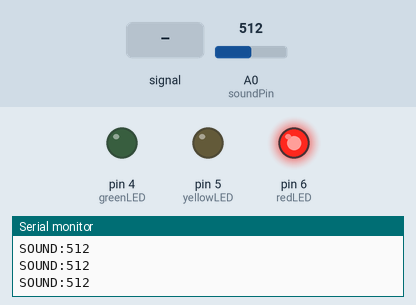
This sketch was run on a simulated Arduino Uno, built with avr-gcc and run on an emulated ATmega328P. Shown: output pins drawn as LEDs (lit = HIGH), the last lines printed to the serial monitor. Inputs (shaded band) come from the test bench; at power-on: A0 (soundPin) = 512.

Above: at 1.2 s.
1.3 s: A0 (soundPin) fed a 200 Hz sine of ±460 counts around its level
At 2.2 s:
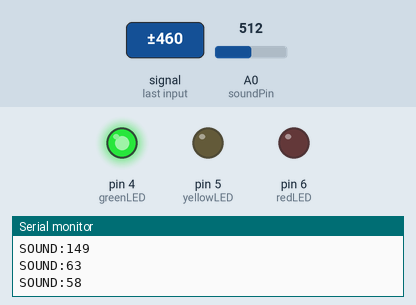
3.9 s: A0 (soundPin) set to 200
At 4.8 s:
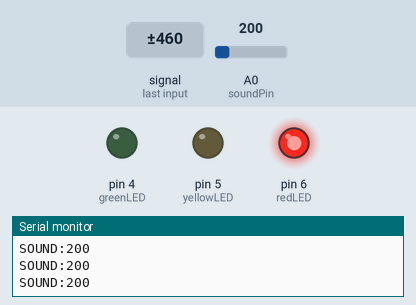
5.4 s: A0 (soundPin) set to 189
At 5.7 s:
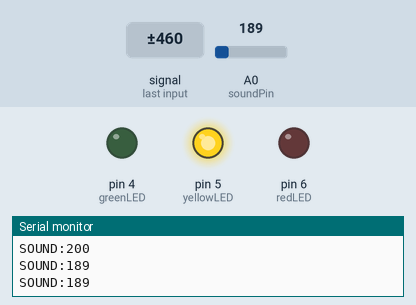
6.9 s: A0 (soundPin) set to 122
At 8.2 s:
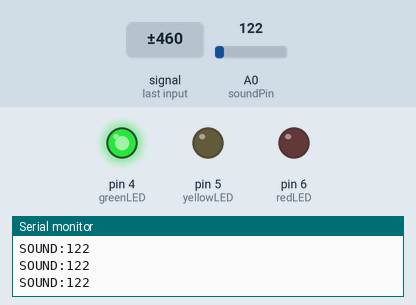
Timing chart, 0 to 9.5 s (numbered marks = the images above; inputs shaded):
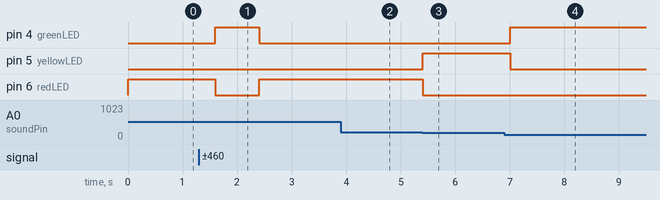

Measured:
- the behaviour switches between 190 and 189 on A0 (soundPin) (found by bisection; images 2 and 3)
- after the input at 1.3 s, pin 4 (greenLED): LOW → HIGH after 0.30 s, → LOW 0.80 s later; pin 6 (redLED): HIGH → LOW after 0.30 s, → HIGH 0.80 s later
- after the input at 3.9 s, pin 4 (greenLED): stays LOW (without the input it goes to HIGH after 0.71 s); pin 6 (redLED): stays HIGH (without the input it goes to LOW after 0.71 s)
- after the input at 5.4 s, pin 5 (yellowLED): LOW → HIGH at once; pin 6 (redLED): HIGH → LOW at once
- after the input at 6.9 s, pin 4 (greenLED): LOW → HIGH after 0.11 s; pin 5 (yellowLED): HIGH → LOW after 0.11 s

The sketch:

sound_sensor.ino
```cpp
const int soundPin = A0;

const int greenLED = 4;
const int yellowLED = 5;
const int redLED = 6;

void setup() {
  pinMode(greenLED, OUTPUT);
  pinMode(yellowLED, OUTPUT);
  pinMode(redLED, OUTPUT);

  Serial.begin(9600);
}

void loop() {
  int soundValue = analogRead(soundPin);

  // Turn all LEDs off first
  digitalWrite(greenLED, LOW);
  digitalWrite(yellowLED, LOW);
  digitalWrite(redLED, LOW);

  if (soundValue < 187) {
    digitalWrite(greenLED, HIGH);
  }
  else if (soundValue < 190) {
    digitalWrite(yellowLED, HIGH);
  }
  else {
    digitalWrite(redLED, HIGH);
  }

  // Send data to computer (for backend later)
  Serial.print("SOUND:");
  Serial.println(soundValue);

  delay(200);
}
```
